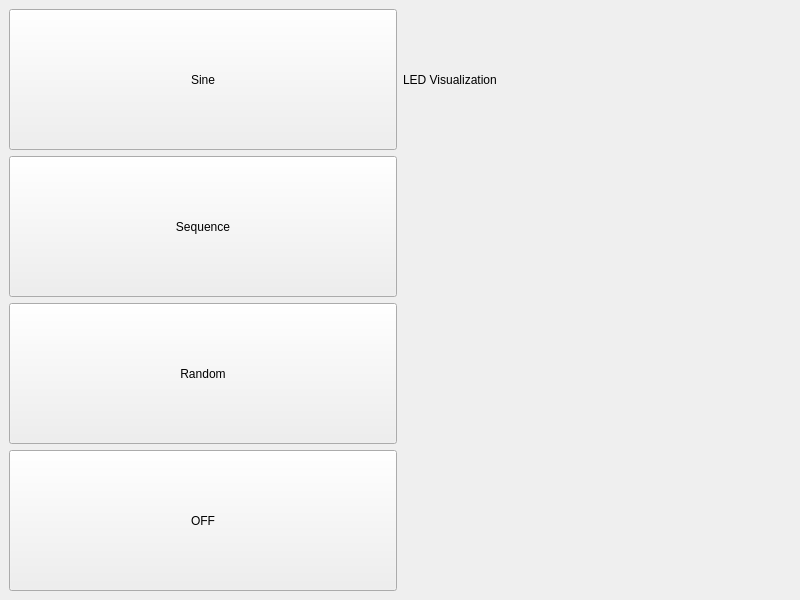
<?xml version="1.0" encoding="UTF-8"?>
<ui version="4.0">
 <class>mainWindow</class>
 <widget class="CDPBaseMainWindow" name="mainWindow">
  <property name="geometry">
   <rect>
    <x>0</x>
    <y>0</y>
    <width>800</width>
    <height>600</height>
   </rect>
  </property>
  <property name="windowTitle">
   <string>Main Window</string>
  </property>
  <property name="msgBoxBgSvg">
   <string>:/themes/flat_light/backgrounds/bgMsgBox.svg</string>
  </property>
  <property name="msgBoxBtnSvg">
   <string>:/themes/flat_light/buttons/buttonPlain.svg</string>
  </property>
  <property name="themeNight">
   <string>flat_dark</string>
  </property>
  <property name="themeDay">
   <string>flat_light</string>
  </property>
  <property name="numPadName" stdset="0">
   <string>CDPBaseNumPad</string>
  </property>
  <property name="keyPadName" stdset="0">
   <string>CDPBaseKeyPad</string>
  </property>
  <widget class="QWidget" name="centralwidget">
   <layout class="QVBoxLayout" name="verticalLayout">
    <item>
     <layout class="QGridLayout" name="gridLayout">
      <item row="0" column="0">
       <widget class="CDPBaseButtonMsg" name="cdpBaseButtonMsg">
        <property name="sizePolicy">
         <sizepolicy hsizetype="Minimum" vsizetype="Preferred">
          <horstretch>0</horstretch>
          <verstretch>0</verstretch>
         </sizepolicy>
        </property>
        <property name="text">
         <string>Sine</string>
        </property>
        <property name="svgFile">
         <string>:/themes/flat_light/buttons/buttonPlain.svg</string>
        </property>
        <property name="cdpProperty" stdset="0">
         <string/>
        </property>
        <property name="cdpRouting" stdset="0">
         <string>RaspberryPiApp.LEDController</string>
        </property>
        <property name="cdpTextCommand">
         <string>TO_SINE</string>
        </property>
       </widget>
      </item>
      <item row="1" column="0">
       <widget class="CDPBaseButtonMsg" name="cdpBaseButtonMsg_2">
        <property name="sizePolicy">
         <sizepolicy hsizetype="Minimum" vsizetype="Preferred">
          <horstretch>0</horstretch>
          <verstretch>0</verstretch>
         </sizepolicy>
        </property>
        <property name="text">
         <string>Sequence</string>
        </property>
        <property name="svgFile">
         <string>:/themes/flat_light/buttons/buttonPlain.svg</string>
        </property>
        <property name="cdpProperty" stdset="0">
         <string/>
        </property>
        <property name="cdpRouting" stdset="0">
         <string>RaspberryPiApp.LEDController</string>
        </property>
        <property name="cdpTextCommand">
         <string>TO_SEQUENCE</string>
        </property>
       </widget>
      </item>
      <item row="3" column="0">
       <widget class="CDPBaseButtonMsg" name="cdpBaseButtonMsg_4">
        <property name="sizePolicy">
         <sizepolicy hsizetype="Minimum" vsizetype="Preferred">
          <horstretch>0</horstretch>
          <verstretch>0</verstretch>
         </sizepolicy>
        </property>
        <property name="text">
         <string>OFF</string>
        </property>
        <property name="svgFile">
         <string>:/themes/flat_light/buttons/buttonPlain.svg</string>
        </property>
        <property name="cdpProperty" stdset="0">
         <string/>
        </property>
        <property name="cdpRouting" stdset="0">
         <string>RaspberryPiApp.LEDController</string>
        </property>
        <property name="cdpTextCommand">
         <string>TO_NULL</string>
        </property>
       </widget>
      </item>
      <item row="2" column="0">
       <widget class="CDPBaseButtonMsg" name="cdpBaseButtonMsg_3">
        <property name="sizePolicy">
         <sizepolicy hsizetype="Minimum" vsizetype="Preferred">
          <horstretch>0</horstretch>
          <verstretch>0</verstretch>
         </sizepolicy>
        </property>
        <property name="text">
         <string>Random</string>
        </property>
        <property name="svgFile">
         <string>:/themes/flat_light/buttons/buttonPlain.svg</string>
        </property>
        <property name="cdpProperty" stdset="0">
         <string/>
        </property>
        <property name="cdpRouting" stdset="0">
         <string>RaspberryPiApp.LEDController</string>
        </property>
        <property name="cdpTextCommand">
         <string>TO_RANDOM</string>
        </property>
       </widget>
      </item>
      <item row="3" column="1">
       <widget class="CDPBaseLamp" name="cdpBaseLamp">
        <property name="cdpStyleRouting" stdset="0">
         <string>RaspberryPiApp.LEDController.L2.Value</string>
        </property>
       </widget>
      </item>
      <item row="2" column="1">
       <widget class="CDPBaseLamp" name="cdpBaseLamp_2">
        <property name="cdpStyleRouting" stdset="0">
         <string>RaspberryPiApp.LEDController.L1.Value</string>
        </property>
       </widget>
      </item>
      <item row="1" column="1">
       <widget class="CDPBaseLamp" name="cdpBaseLamp_3">
        <property name="cdpStyleRouting" stdset="0">
         <string>RaspberryPiApp.LEDController.L0.Value</string>
        </property>
       </widget>
      </item>
      <item row="0" column="1">
       <widget class="CDPBaseLabel" name="cdpBaseLabel">
        <property name="text">
         <string>LED Visualization</string>
        </property>
       </widget>
      </item>
     </layout>
    </item>
   </layout>
  </widget>
 </widget>
 <customwidgets>
  <customwidget>
   <class>CDPBaseButton</class>
   <extends>QPushButton</extends>
   <header>CDPBaseWidgets/CDPBaseButton.h</header>
  </customwidget>
  <customwidget>
   <class>CDPBaseButtonMsg</class>
   <extends>CDPBaseButton</extends>
   <header>CDPBaseWidgets/CDPBaseButtonMsg.h</header>
  </customwidget>
  <customwidget>
   <class>CDPBaseLabel</class>
   <extends>QLabel</extends>
   <header>CDPBaseWidgets/CDPBaseLabel.h</header>
  </customwidget>
  <customwidget>
   <class>CDPBasePicture</class>
   <extends>QWidget</extends>
   <header>CDPBaseWidgets/CDPBasePicture.h</header>
  </customwidget>
  <customwidget>
   <class>CDPBasePictureSequence</class>
   <extends>CDPBasePicture</extends>
   <header>CDPBaseWidgets/CDPBasePictureSequence.h</header>
  </customwidget>
  <customwidget>
   <class>CDPBaseLamp</class>
   <extends>CDPBasePictureSequence</extends>
   <header>CDPBaseWidgets/CDPBaseLamp.h</header>
  </customwidget>
  <customwidget>
   <class>CDPBaseMainWindow</class>
   <extends>QMainWindow</extends>
   <header>CDPBaseWidgets/CDPBaseMainWindow.h</header>
   <container>1</container>
  </customwidget>
 </customwidgets>
 <resources/>
 <connections/>
</ui>
